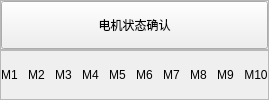
               <widget class="QFrame" name="frame_5">
                <layout class="QVBoxLayout" name="verticalLayout_19" stretch="0,0">
                 <property name="spacing">
                  <number>0</number>
                 </property>
                 <property name="leftMargin">
                  <number>0</number>
                 </property>
                 <property name="topMargin">
                  <number>0</number>
                 </property>
                 <property name="rightMargin">
                  <number>0</number>
                 </property>
                 <property name="bottomMargin">
                  <number>0</number>
                 </property>
                 <item>
                  <widget class="QFrame" name="frame_8">
                   <property name="frameShape">
                    <enum>QFrame::StyledPanel</enum>
                   </property>
                   <property name="frameShadow">
                    <enum>QFrame::Raised</enum>
                   </property>
                   <layout class="QHBoxLayout" name="horizontalLayout_13" stretch="3">
                    <property name="spacing">
                     <number>10</number>
                    </property>
                    <property name="leftMargin">
                     <number>0</number>
                    </property>
                    <property name="topMargin">
                     <number>0</number>
                    </property>
                    <property name="rightMargin">
                     <number>0</number>
                    </property>
                    <property name="bottomMargin">
                     <number>0</number>
                    </property>
                    <item>
                     <widget class="QPushButton" name="check_all">
                      <property name="sizePolicy">
                       <sizepolicy hsizetype="Expanding" vsizetype="Preferred">
                        <horstretch>0</horstretch>
                        <verstretch>0</verstretch>
                       </sizepolicy>
                      </property>
                      <property name="minimumSize">
                       <size>
                        <width>0</width>
                        <height>0</height>
                       </size>
                      </property>
                      <property name="text">
                       <string>电机状态确认</string>
                      </property>
                     </widget>
                    </item>
                   </layout>
                  </widget>
                 </item>
                 <item>
                  <widget class="QFrame" name="frame_4">
                   <property name="frameShape">
                    <enum>QFrame::StyledPanel</enum>
                   </property>
                   <property name="frameShadow">
                    <enum>QFrame::Raised</enum>
                   </property>
                   <layout class="QHBoxLayout" name="horizontalLayout_3" stretch="0,0,0,0,0,0,0,0,0,0">
                    <property name="spacing">
                     <number>10</number>
                    </property>
                    <property name="leftMargin">
                     <number>0</number>
                    </property>
                    <property name="topMargin">
                     <number>0</number>
                    </property>
                    <property name="rightMargin">
                     <number>0</number>
                    </property>
                    <property name="bottomMargin">
                     <number>0</number>
                    </property>
                    <item>
                     <widget class="QLabel" name="check_1">
                      <property name="text">
                       <string>M1</string>
                      </property>
                      <property name="alignment">
                       <set>Qt::AlignCenter</set>
                      </property>
                      <property name="margin">
                       <number>5</number>
                      </property>
                      <property name="indent">
                       <number>-1</number>
                      </property>
                     </widget>
                    </item>
                    <item>
                     <widget class="QLabel" name="check_2">
                      <property name="text">
                       <string>M2</string>
                      </property>
                      <property name="alignment">
                       <set>Qt::AlignCenter</set>
                      </property>
                      <property name="margin">
                       <number>5</number>
                      </property>
                      <property name="indent">
                       <number>-1</number>
                      </property>
                     </widget>
                    </item>
                    <item>
                     <widget class="QLabel" name="check_3">
                      <property name="text">
                       <string>M3</string>
                      </property>
                      <property name="alignment">
                       <set>Qt::AlignCenter</set>
                      </property>
                      <property name="margin">
                       <number>5</number>
                      </property>
                      <property name="indent">
                       <number>-1</number>
                      </property>
                     </widget>
                    </item>
                    <item>
                     <widget class="QLabel" name="check_4">
                      <property name="text">
                       <string>M4</string>
                      </property>
                      <property name="alignment">
                       <set>Qt::AlignCenter</set>
                      </property>
                      <property name="margin">
                       <number>5</number>
                      </property>
                      <property name="indent">
                       <number>-1</number>
                      </property>
                     </widget>
                    </item>
                    <item>
                     <widget class="QLabel" name="check_5">
                      <property name="text">
                       <string>M5</string>
                      </property>
                      <property name="alignment">
                       <set>Qt::AlignCenter</set>
                      </property>
                      <property name="margin">
                       <number>5</number>
                      </property>
                      <property name="indent">
                       <number>-1</number>
                      </property>
                     </widget>
                    </item>
                    <item>
                     <widget class="QLabel" name="check_6">
                      <property name="text">
                       <string>M6</string>
                      </property>
                      <property name="alignment">
                       <set>Qt::AlignCenter</set>
                      </property>
                      <property name="margin">
                       <number>5</number>
                      </property>
                      <property name="indent">
                       <number>-1</number>
                      </property>
                     </widget>
                    </item>
                    <item>
                     <widget class="QLabel" name="check_7">
                      <property name="text">
                       <string>M7</string>
                      </property>
                      <property name="alignment">
                       <set>Qt::AlignCenter</set>
                      </property>
                      <property name="margin">
                       <number>5</number>
                      </property>
                      <property name="indent">
                       <number>-1</number>
                      </property>
                     </widget>
                    </item>
                    <item>
                     <widget class="QLabel" name="check_8">
                      <property name="text">
                       <string>M8</string>
                      </property>
                      <property name="alignment">
                       <set>Qt::AlignCenter</set>
                      </property>
                      <property name="margin">
                       <number>5</number>
                      </property>
                      <property name="indent">
                       <number>-1</number>
                      </property>
                     </widget>
                    </item>
                    <item>
                     <widget class="QLabel" name="check_9">
                      <property name="text">
                       <string>M9</string>
                      </property>
                      <property name="alignment">
                       <set>Qt::AlignCenter</set>
                      </property>
                      <property name="margin">
                       <number>5</number>
                      </property>
                      <property name="indent">
                       <number>-1</number>
                      </property>
                     </widget>
                    </item>
                    <item>
                     <widget class="QLabel" name="check_10">
                      <property name="text">
                       <string>M10</string>
                      </property>
                      <property name="alignment">
                       <set>Qt::AlignCenter</set>
                      </property>
                      <property name="margin">
                       <number>5</number>
                      </property>
                      <property name="indent">
                       <number>-1</number>
                      </property>
                     </widget>
                    </item>
                   </layout>
                  </widget>
                 </item>
                </layout>
               </widget>
